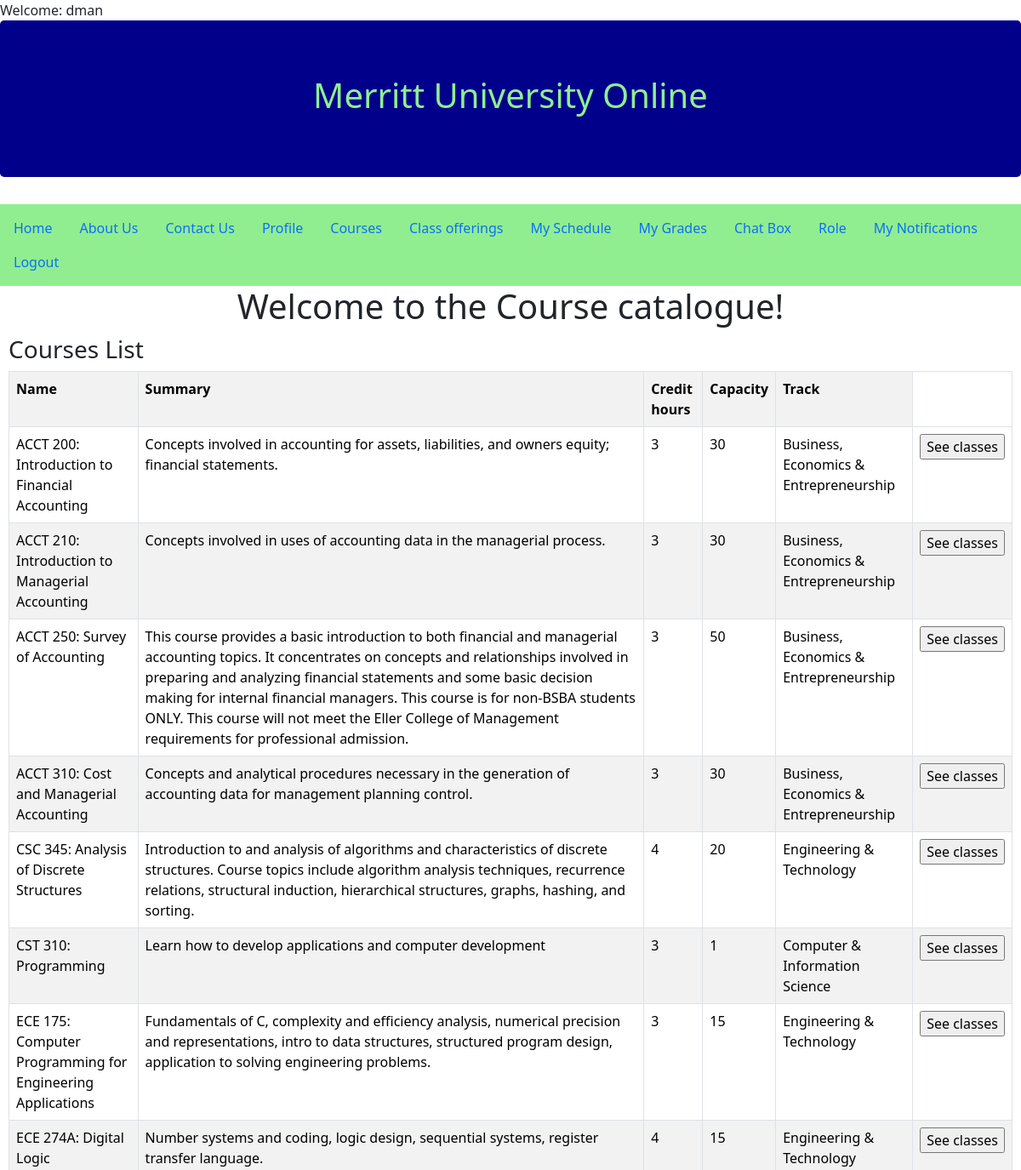
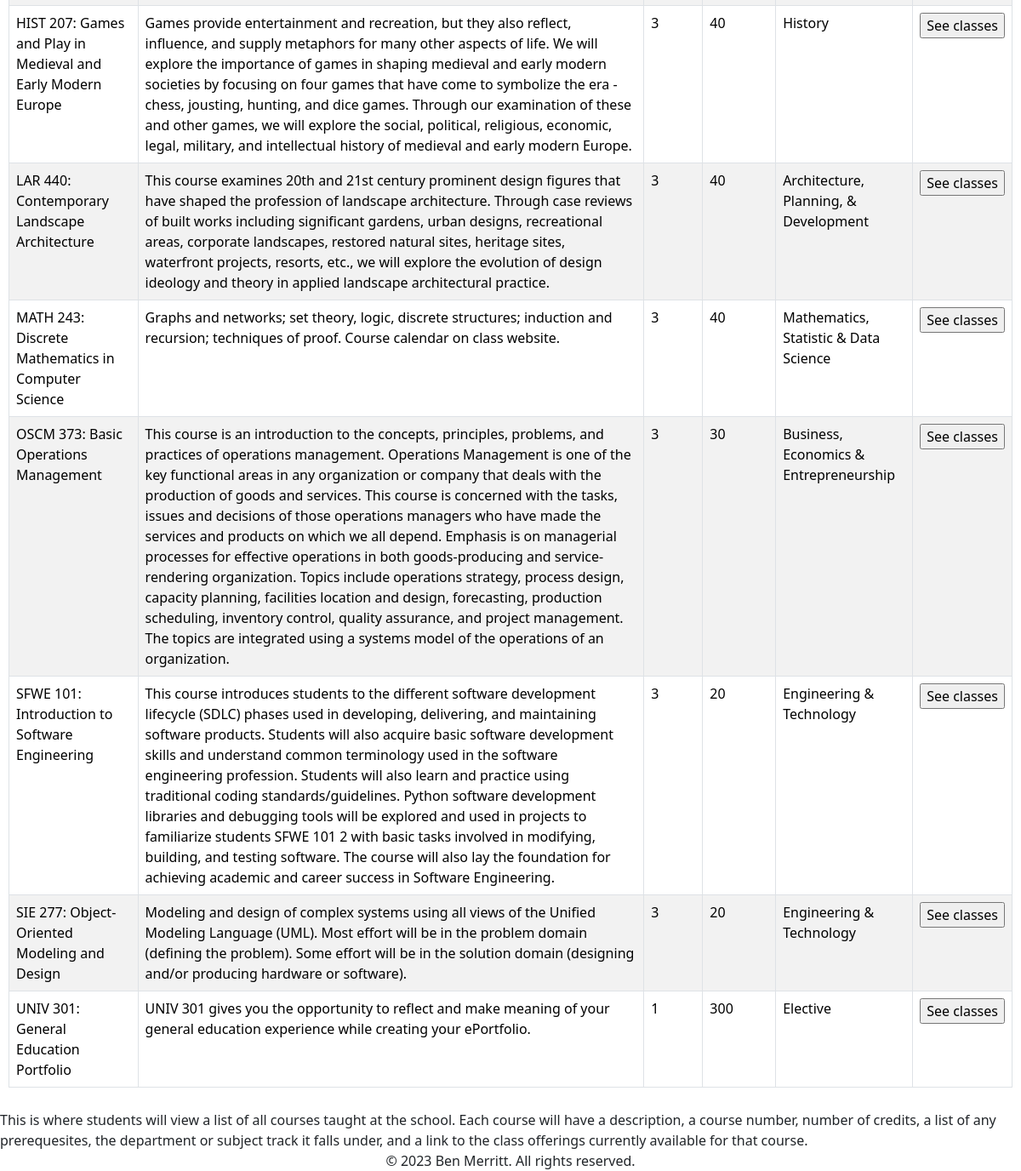
Screenshot of /courses.php (signed in) with the database file from the repository (2 pictures, top to bottom).
### tables this page shows
CREATE TABLE `courses` (
  `course_id` varchar(10) NOT NULL,
  `course_name` varchar(100) NOT NULL,
  `summary` varchar(1000) DEFAULT NULL,
  `credits` int(11) NOT NULL,
  `track_id` int(11) NOT NULL,
  `prerequesites` tinyint(1) DEFAULT NULL,
  `default_max_capacity` int(11) DEFAULT NULL
);

CREATE TABLE `subject_tracks` (
  `track_id` int(11) NOT NULL,
  `track_name` varchar(45) NOT NULL
);

### courses_student.php (the view, shortened to what this page needs)
<!DOCTYPE html>
<html lang="en">
<head>
</head>
<body>
    <div class="bs-example">
            <div class="row">
                <div class="col-md-12">
                    <div class="page-header clearfix">
                        <h3 class="pull-left">Courses List</h3>
                    </div>
                    <?php
                    include_once 'db.php';
                    $result = mysqli_query($conn,"SELECT * FROM courses INNER JOIN subject_tracks ON courses.track_id=subject_tracks.track_id");
                    ?>
                    <?php
                    if (mysqli_num_rows($result) > 0) {
                    ?>
                      <table class='table table-bordered table-striped'>
                      <th>Name</th>
                        <th>Summary</th>
                        <th>Credit hours</th>
                        <th>Capacity</th>
                        <th>Track</th>
                    <?php
                    while($row = mysqli_fetch_array($result)) {
                    ?>
                    <tr>
                        <td><?php
                        $row_course_id = $row["course_id"]; echo $row_course_id; echo ': '; echo $row["course_name"]; ?></td>
                        <td width:1000px><?php echo $row["summary"]; ?></td>
                        <td><?php echo $row["credits"]; ?></td>
                        <td><?php echo $row["default_max_capacity"]; ?></td>
                        <td><?php echo $row["track_name"]; ?></td>
                        <td><form method="POST" action="classes.php"><input type="hidden" name="course_id" value="<?php echo $row_course_id; ?>"><input type="submit" name="search_classes" value="See classes"></form></td>
                    </tr>
                    <?php
                    }
                    ?>
                    </table>
                     <?php
                    }
                    else{
                        echo "No result found";
                    }
                    ?>
                </div>
            </div>
    </div>
<div>
    This is where students will view a list of all courses taught at the school.
    Each course will have a description, a course number, number of credits, a list of any prerequesites, the department or subject track it falls under,
    and a link to the class offerings currently available for that course.
</div>
</body>
</html>

### courses_student.php (style rules this page uses)
.bs-example { margin: 10px; }

### rows the page displays
courses: course_id "ACCT 200", course_name "Introduction to Financial Accounting", summary "Concepts involved in accounting for assets, liabilities, and owners equity; financial statements.", credits "3", default_max_capacity "30", track.track_name "Business, Economics & Entrepreneurship"
courses: course_id "ACCT 210", course_name "Introduction to Managerial Accounting", summary "Concepts involved in uses of accounting data in the managerial process.", credits "3", default_max_capacity "30", track.track_name "Business, Economics & Entrepreneurship"
courses: course_id "ACCT 250", course_name "Survey of Accounting", summary "This course provides a basic introduction to both financial and managerial accounting topics. It concentrates on concepts and relationships involved in preparing and analyzing financial statements and some basic decision making for internal financial managers. This course is for non-BSBA students ONLY. This course will not meet the Eller College of Management requirements for professional admission.", credits "3", default_max_capacity "50", track.track_name "Business, Economics & Entrepreneurship"
courses: course_id "ACCT 310", course_name "Cost and Managerial Accounting", summary "Concepts and analytical procedures necessary in the generation of accounting data for management planning control.", credits "3", default_max_capacity "30", track.track_name "Business, Economics & Entrepreneurship"
courses: course_id "CSC 345", course_name "Analysis of Discrete Structures", summary "Introduction to and analysis of algorithms and characteristics of discrete structures. Course topics include algorithm analysis techniques, recurrence relations, structural induction, hierarchical structures, graphs, hashing, and sorting.", credits "4", default_max_capacity "20", track.track_name "Engineering & Technology"
courses: course_id "CST 310", course_name "Programming", summary "Learn how to develop applications and computer development", credits "3", default_max_capacity "1", track.track_name "Computer & Information Science"
courses: course_id "ECE 175", course_name "Computer Programming for Engineering Applications", summary "Fundamentals of C, complexity and efficiency analysis, numerical precision and representations, intro to data structures, structured program design, application to solving engineering problems.", credits "3", default_max_capacity "15", track.track_name "Engineering & Technology"
courses: course_id "ECE 274A", course_name "Digital Logic", summary "Number systems and coding, logic design, sequential systems, register transfer language.", credits "4", default_max_capacity "15", track.track_name "Engineering & Technology"
courses: course_id "HIST 207", course_name "Games and Play in Medieval and Early Modern Europe", summary "Games provide entertainment and recreation, but they also reflect, influence, and supply metaphors for many other aspects of life. We will explore the importance of games in shaping medieval and early modern societies by focusing on four games that have come to symbolize the era - chess, jousting, hunting, and dice games. Through our examination of these and other games, we will explore the social, political, religious, economic, legal, military, and intellectual history of medieval and early modern Europe.", credits "3", default_max_capacity "40", track.track_name "History"
courses: course_id "LAR 440", course_name "Contemporary Landscape Architecture", summary "This course examines 20th and 21st century prominent design figures that have shaped the profession of landscape architecture. Through case reviews of built works including significant gardens, urban designs, recreational areas, corporate landscapes, restored natural sites, heritage sites, waterfront projects, resorts, etc., we will explore the evolution of design ideology and theory in applied landscape architectural practice.", credits "3", default_max_capacity "40", track.track_name "Architecture, Planning, & Development"
courses: course_id "MATH 243", course_name "Discrete Mathematics in Computer Science", summary "Graphs and networks; set theory, logic, discrete structures; induction and recursion; techniques of proof. Course calendar on class website.", credits "3", default_max_capacity "40", track.track_name "Mathematics, Statistic & Data Science"
courses: course_id "OSCM 373", course_name "Basic Operations Management", summary "This course is an introduction to the concepts, principles, problems, and practices of operations management. Operations Management is one of the key functional areas in any organization or company that deals with the production of goods and services. This course is concerned with the tasks, issues and decisions of those operations managers who have made the services and products on which we all depend. Emphasis is on managerial processes for effective operations in both goods-producing and service- rendering organization. Topics include operations strategy, process design, capacity planning, facilities location and design, forecasting, production scheduling, inventory control, quality…", credits "3", default_max_capacity "30", track.track_name "Business, Economics & Entrepreneurship"
courses: course_id "SFWE 101", course_name "Introduction to Software Engineering", summary "This course introduces students to the different software development lifecycle (SDLC) phases used in developing, delivering, and maintaining software products. Students will also acquire basic software development skills and understand common terminology used in the software engineering profession. Students will also learn and practice using traditional coding standards/guidelines. Python software development libraries and debugging tools will be explored and used in projects to familiarize students SFWE 101 2 with basic tasks involved in modifying, building, and testing software. The course will also lay the foundation for achieving academic and career success in Software Engineering.", credits "3", default_max_capacity "20", track.track_name "Engineering & Technology"
courses: course_id "SIE 277", course_name "Object-Oriented Modeling and Design", summary "Modeling and design of complex systems using all views of the Unified Modeling Language (UML). Most effort will be in the problem domain (defining the problem). Some effort will be in the solution domain (designing and/or producing hardware or software).", credits "3", default_max_capacity "20", track.track_name "Engineering & Technology"
courses: course_id "UNIV 301", course_name "General Education Portfolio", summary "UNIV 301 gives you the opportunity to reflect and make meaning of your general education experience while creating your ePortfolio.", credits "1", default_max_capacity "300", track.track_name "Elective"

### other values shown
$_SESSION['username'] "dman"
